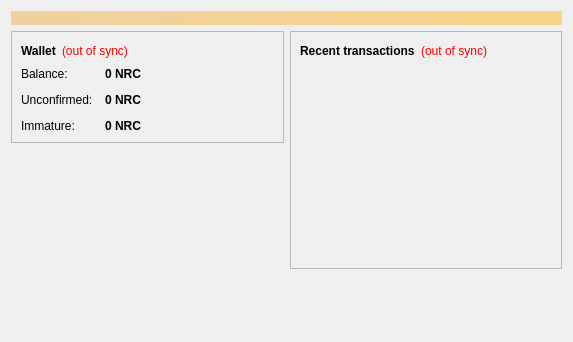
<?xml version="1.0" encoding="UTF-8"?>
<ui version="4.0">
 <class>OverviewPage</class>
 <widget class="QWidget" name="OverviewPage">
  <property name="geometry">
   <rect>
    <x>0</x>
    <y>0</y>
    <width>573</width>
    <height>342</height>
   </rect>
  </property>
  <property name="windowTitle">
   <string>Form</string>
  </property>
  <layout class="QVBoxLayout" name="topLayout">
   <item>
    <widget class="QLabel" name="labelAlerts">
     <property name="visible">
      <bool>false</bool>
     </property>
     <property name="styleSheet">
      <string notr="true">background-color: qlineargradient(x1: 0, y1: 0, x2: 1, y2: 0, stop:0 #F0D0A0, stop:1 #F8D488); color:#000000;</string>
     </property>
     <property name="wordWrap">
      <bool>true</bool>
     </property>
     <property name="margin">
      <number>3</number>
     </property>
    </widget>
   </item>
   <item>
    <layout class="QHBoxLayout" name="horizontalLayout" stretch="1,1">
     <item>
      <layout class="QVBoxLayout" name="verticalLayout_2">
       <item>
        <widget class="QFrame" name="frame">
         <property name="frameShape">
          <enum>QFrame::StyledPanel</enum>
         </property>
         <property name="frameShadow">
          <enum>QFrame::Raised</enum>
         </property>
         <layout class="QVBoxLayout" name="verticalLayout_4">
          <item>
           <layout class="QHBoxLayout" name="horizontalLayout_4">
            <item>
             <widget class="QLabel" name="label_5">
              <property name="font">
               <font>
                <weight>75</weight>
                <bold>true</bold>
               </font>
              </property>
              <property name="text">
               <string>Wallet</string>
              </property>
             </widget>
            </item>
            <item>
             <widget class="QLabel" name="labelWalletStatus">
              <property name="toolTip">
               <string>The displayed information may be out of date. Your wallet automatically synchronizes with the Nrjcoin network after a connection is established, but this process has not completed yet.</string>
              </property>
              <property name="styleSheet">
               <string notr="true">QLabel { color: red; }</string>
              </property>
              <property name="text">
               <string notr="true">(out of sync)</string>
              </property>
              <property name="alignment">
               <set>Qt::AlignLeading|Qt::AlignLeft|Qt::AlignVCenter</set>
              </property>
             </widget>
            </item>
            <item>
             <spacer name="horizontalSpacer_2">
              <property name="orientation">
               <enum>Qt::Horizontal</enum>
              </property>
              <property name="sizeHint" stdset="0">
               <size>
                <width>40</width>
                <height>20</height>
               </size>
              </property>
             </spacer>
            </item>
           </layout>
          </item>
          <item>
           <layout class="QFormLayout" name="formLayout_2">
            <property name="fieldGrowthPolicy">
             <enum>QFormLayout::AllNonFixedFieldsGrow</enum>
            </property>
            <property name="horizontalSpacing">
             <number>12</number>
            </property>
            <property name="verticalSpacing">
             <number>12</number>
            </property>
            <item row="0" column="0">
             <widget class="QLabel" name="label">
              <property name="text">
               <string>Balance:</string>
              </property>
             </widget>
            </item>
            <item row="0" column="1">
             <widget class="QLabel" name="labelBalance">
              <property name="font">
               <font>
                <weight>75</weight>
                <bold>true</bold>
               </font>
              </property>
              <property name="cursor">
               <cursorShape>IBeamCursor</cursorShape>
              </property>
              <property name="toolTip">
               <string>Your current balance</string>
              </property>
              <property name="text">
               <string notr="true">0 NRC</string>
              </property>
              <property name="textInteractionFlags">
               <set>Qt::LinksAccessibleByMouse|Qt::TextSelectableByKeyboard|Qt::TextSelectableByMouse</set>
              </property>
             </widget>
            </item>
            <item row="1" column="0">
             <widget class="QLabel" name="label_3">
              <property name="text">
               <string>Unconfirmed:</string>
              </property>
             </widget>
            </item>
            <item row="1" column="1">
             <widget class="QLabel" name="labelUnconfirmed">
              <property name="font">
               <font>
                <weight>75</weight>
                <bold>true</bold>
               </font>
              </property>
              <property name="cursor">
               <cursorShape>IBeamCursor</cursorShape>
              </property>
              <property name="toolTip">
               <string>Total of transactions that have yet to be confirmed, and do not yet count toward the current balance</string>
              </property>
              <property name="text">
               <string notr="true">0 NRC</string>
              </property>
              <property name="textInteractionFlags">
               <set>Qt::LinksAccessibleByMouse|Qt::TextSelectableByKeyboard|Qt::TextSelectableByMouse</set>
              </property>
             </widget>
            </item>
            <item row="2" column="0">
             <widget class="QLabel" name="labelImmatureText">
              <property name="text">
               <string>Immature:</string>
              </property>
             </widget>
            </item>
            <item row="2" column="1">
             <widget class="QLabel" name="labelImmature">
              <property name="font">
               <font>
                <weight>75</weight>
                <bold>true</bold>
               </font>
              </property>
              <property name="toolTip">
               <string>Mined balance that has not yet matured</string>
              </property>
              <property name="text">
               <string notr="true">0 NRC</string>
              </property>
              <property name="textInteractionFlags">
               <set>Qt::LinksAccessibleByMouse|Qt::TextSelectableByKeyboard|Qt::TextSelectableByMouse</set>
              </property>
             </widget>
            </item>
           </layout>
          </item>
         </layout>
        </widget>
       </item>
       <item>
        <spacer name="verticalSpacer">
         <property name="orientation">
          <enum>Qt::Vertical</enum>
         </property>
         <property name="sizeHint" stdset="0">
          <size>
           <width>20</width>
           <height>40</height>
          </size>
         </property>
        </spacer>
       </item>
      </layout>
     </item>
     <item>
      <layout class="QVBoxLayout" name="verticalLayout_3">
       <item>
        <widget class="QFrame" name="frame_2">
         <property name="frameShape">
          <enum>QFrame::StyledPanel</enum>
         </property>
         <property name="frameShadow">
          <enum>QFrame::Raised</enum>
         </property>
         <layout class="QVBoxLayout" name="verticalLayout">
          <item>
           <layout class="QHBoxLayout" name="horizontalLayout_2">
            <item>
             <widget class="QLabel" name="label_4">
              <property name="text">
               <string>&lt;b&gt;Recent transactions&lt;/b&gt;</string>
              </property>
             </widget>
            </item>
            <item>
             <widget class="QLabel" name="labelTransactionsStatus">
              <property name="toolTip">
               <string>The displayed information may be out of date. Your wallet automatically synchronizes with the Nrjcoin network after a connection is established, but this process has not completed yet.</string>
              </property>
              <property name="styleSheet">
               <string notr="true">QLabel { color: red; }</string>
              </property>
              <property name="text">
               <string notr="true">(out of sync)</string>
              </property>
              <property name="alignment">
               <set>Qt::AlignRight|Qt::AlignTrailing|Qt::AlignVCenter</set>
              </property>
             </widget>
            </item>
            <item>
             <spacer name="horizontalSpacer">
              <property name="orientation">
               <enum>Qt::Horizontal</enum>
              </property>
              <property name="sizeHint" stdset="0">
               <size>
                <width>40</width>
                <height>20</height>
               </size>
              </property>
             </spacer>
            </item>
           </layout>
          </item>
          <item>
           <widget class="QListView" name="listTransactions">
            <property name="styleSheet">
             <string notr="true">QListView { background: transparent; }</string>
            </property>
            <property name="frameShape">
             <enum>QFrame::NoFrame</enum>
            </property>
            <property name="verticalScrollBarPolicy">
             <enum>Qt::ScrollBarAlwaysOff</enum>
            </property>
            <property name="horizontalScrollBarPolicy">
             <enum>Qt::ScrollBarAlwaysOff</enum>
            </property>
            <property name="selectionMode">
             <enum>QAbstractItemView::NoSelection</enum>
            </property>
           </widget>
          </item>
         </layout>
        </widget>
       </item>
       <item>
        <spacer name="verticalSpacer_2">
         <property name="orientation">
          <enum>Qt::Vertical</enum>
         </property>
         <property name="sizeHint" stdset="0">
          <size>
           <width>20</width>
           <height>40</height>
          </size>
         </property>
        </spacer>
       </item>
      </layout>
     </item>
    </layout>
   </item>
  </layout>
 </widget>
 <resources/>
 <connections/>
</ui>
